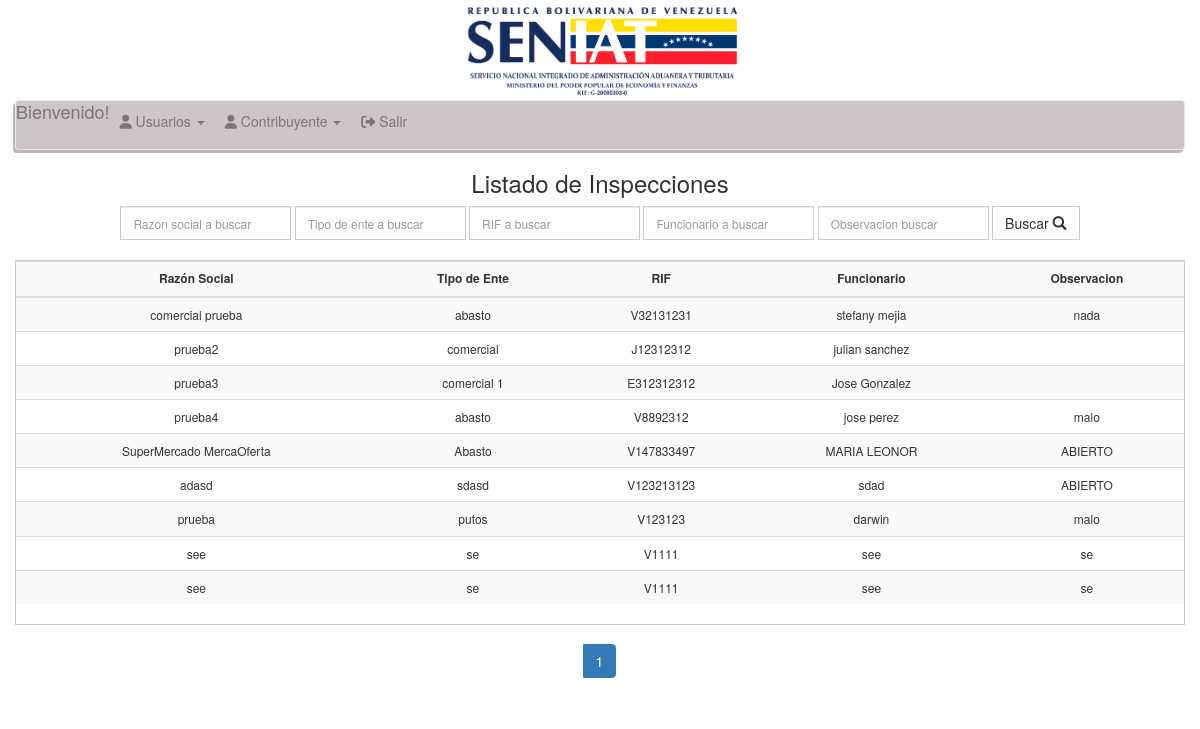
Screenshot of /list.php (signed in) with the database file from the repository.
### tables this page shows
CREATE TABLE `inspeccion` (
  `idinspeccion` int(11) NOT NULL AUTO_INCREMENT,
  `razon_social` varchar(45) DEFAULT NULL,
  `tipo_ente` varchar(45) DEFAULT NULL,
  `rif` varchar(45) DEFAULT NULL,
  `funcionario` varchar(45) DEFAULT NULL,
  `observacion` varchar(45) DEFAULT NULL,
  `status` int(11) DEFAULT '1' COMMENT 'estatus de la inspeccion',
  PRIMARY KEY (`idinspeccion`)
);

### clases/inspeccion.php (called while the page is built, shortened)
<?php
include_once 'bd.php';
class inspeccion {
	protected $table = "inspeccion";
	public function listarInspecciones(){
		$sql=new bd();
		$condicion='status=1';
		$result=$sql->doFullSelect($this->table, $condicion);
		if(!empty ($result))
			return $result;
		else
			return false;
	}
	public function getInspecciones($campos){
		$sql=new bd();
		$consulta="select $campos FROM inspeccion WHERE status=1 ";
        $result=$sql->query($consulta);
		return $result;
	}
}

### clases/bd.php (called while the page is built, shortened)
<?php
class bd extends PDO {
	public function doFullSelect($table, $condition = NULL, $columns = "*") {
		if (isset ( $condition )) {
			$condition = "WHERE $condition";
		}
		$stament = "SELECT {$columns} FROM {$table} {$condition}";
		try {
			$sql = $this->query ( $stament );
			if ($sql->rowCount () > 0) {
				return $sql->fetchAll ();
			} else {
				return false;
			}
		} catch ( PDOException $ex ) {
			var_dump($stament);
			return $this->showError ( $ex );
		}
	}
}

### paginas/list/p_list.php (the view, shortened to what this page needs)
<div>
	<div class="container-fluid">
	<div class="">
		<?php include("temas/menu-admin.php");
			  include("clases/inspeccion.php"); ?>
	</div>
	<h3 class="text-center"> Listado de Inspecciones </h3>
	<form class="form-inline" role="form" id="filtro" name="filtro" method="POST" action="function/f_inspeccion.php">
  <div class="form-group">
    <input type="text" class="form-control" id="buscar_razon" name="buscar_razon"
           placeholder="Razon social a buscar">
  </div>
  <div class="form-group">
    <input type="text" class="form-control" id="buscar_tipo_ente" name="buscar_tipo_ente"
           placeholder="Tipo de ente a buscar">
  </div>
  <div class="form-group">
    <input type="text" class="form-control" id="buscar_rif" name="buscar_rif"
           placeholder="RIF a buscar">
  </div>
  <div class="form-group">
    <input type="text" class="form-control" id="buscar_funcionario" name="buscar_funcionario"
           placeholder="Funcionario a buscar">
  </div>
  <div class="form-group">
    <input type="text" class="form-control" id="buscar_observ" name="buscar_observ"
           placeholder="Observacion buscar">
  </div>
  <button  class="btn btn-default" id="filtrobuscar">Buscar <span class="glyphicon glyphicon-search"></span></button>
</form>
	<div class="contenedor" id="cont">
	<table class="table table-striped text-center table-hover">
            <tr>
                <th class="text-center">Raz&oacute;n Social</th>
                <th class="text-center">Tipo de Ente</th>
                <th class="text-center">RIF</th>
                <th class="text-center">Funcionario</th>
                <th class="text-center">Observacion</th>
            </tr>
            <tbody id="ajaxCont">
            <?php
            $inspec= new inspeccion();
 				$registros=$inspec->listarInspecciones();
				foreach ($registros as $fila) {
                ?>
                <tr>
                    <td><?php echo $fila["razon_social"]; ?></td>
                    <td><?php echo $fila["tipo_ente"]; ?></td>
                    <td><?php echo $fila["rif"]; ?></td>
                    <td><?php echo $fila["funcionario"]; ?></td>
                    <td><?php echo $fila["observacion"]; ?></td>
                </tr>
                <?php
            }
            ?>
            </tbody>
        </table>
        <?php
                                $result=$inspec->getInspecciones('count(idinspeccion) as total')->fetch();
								$total=$result['total'];
                                $totalPaginas=ceil($total/25);
                                ?>
        <div id="paginacion" name="paginacion" class='col-xs-12 col-sm-12 col-md-12 col-lg-12 ' data-paginaActual='1' data-total="<?php echo $total;?>"><center><nav><ul class='pagination'>
									<li id="anterior2" name="anterior2" class="hidden"><a href='#' aria-label='Previous' class='navegador' data-status="1" data-container="#lista-shop-active"  data-funcion='anterior2'><i class='fa fa-angle-double-left'></i> </a>
									<li id="anterior1" name="anterior1" class="hidden"><a href='#' aria-label='Previous' class='navegador' data-status="1" data-container="#lista-shop-active"  data-funcion='anterior1'><i class='fa fa-angle-left'></i> </a>
									<?php
									$oculto="";
									$activo="active";
									for($i=1;$i<=$totalPaginas;$i++):
									?>
										<li class="<?php echo $activo; echo $oculto;?>"><a class="botonPagina" href='#' data-status="1" data-container="#lista-shop-active" data-pagina="<?php echo $i;?>"><?php echo $i;?></a></li>
									<?php
									$activo="";
									endfor;
								?>
								</li></ul>
						</nav></center></div>
	</div>
</div>
</div>

### css/estilos.css (style rules this page uses)
body { margin: 0; font-size: 12px; }
.contenedor { background: #FFF; border: 1px solid #ccc; }
.btn-default { -webkit-transition: all 0.3s ease-out; -moz-transition: all 0.3s ease; -o-transition: all 0.3s ease; }
#filtro { padding-bottom: 20px; text-align: center; }

### css/style-menu.css (style rules this page uses)
* { margin: 0; padding: 0; -webkit-box-sizing: border-box; -moz-box-sizing: border-box; box-sizing: border-box; }
ul { list-style-type: none; }

### rows the page displays
inspeccion: razon_social "comercial prueba", tipo_ente "abasto", rif "V32131231", funcionario "stefany mejia", observacion "nada"
inspeccion: razon_social "prueba2", tipo_ente "comercial", rif "J12312312", funcionario "julian sanchez"
inspeccion: razon_social "prueba3", tipo_ente "comercial 1", rif "E312312312", funcionario "Jose Gonzalez"
inspeccion: razon_social "prueba4", tipo_ente "abasto", rif "V8892312", funcionario "jose perez", observacion "malo"
inspeccion: razon_social "SuperMercado MercaOferta", tipo_ente "Abasto", rif "V147833497", funcionario "MARIA LEONOR", observacion "ABIERTO"
inspeccion: razon_social "adasd", tipo_ente "sdasd", rif "V123213123", funcionario "sdad", observacion "ABIERTO"
inspeccion: razon_social "prueba", tipo_ente "putos", rif "V123123", funcionario "darwin", observacion "malo"
inspeccion: razon_social "see", tipo_ente "se", rif "V1111", funcionario "see", observacion "se"
inspeccion: razon_social "see", tipo_ente "se", rif "V1111", funcionario "see", observacion "se"
